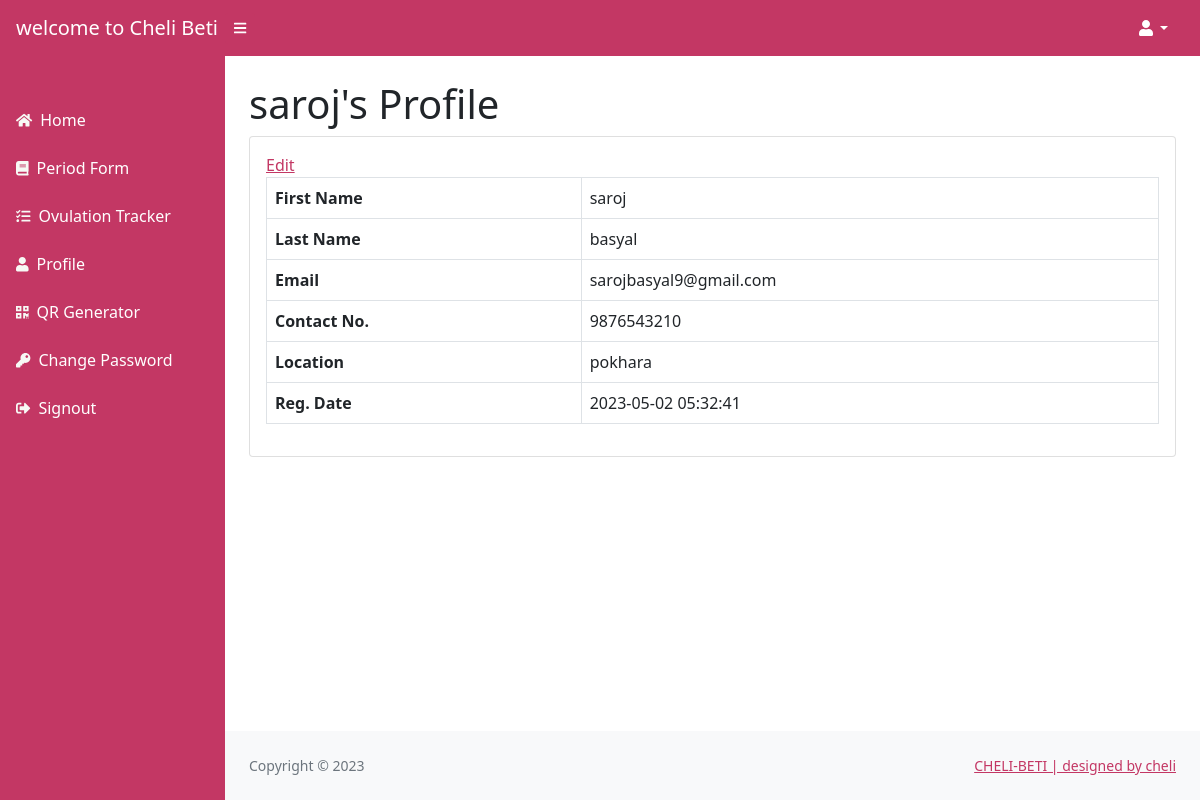
The page /login/loginsystem/profile.php (signed in) on the database its author committed.
### tables this page shows
CREATE TABLE `users` (
  `id` int(255) NOT NULL,
  `fname` varchar(255) NOT NULL,
  `lname` varchar(255) NOT NULL,
  `email` varchar(255) NOT NULL,
  `password` varchar(255) NOT NULL,
  `contactno` varchar(10) NOT NULL,
  `location` varchar(255) NOT NULL,
  `posting_date` timestamp NOT NULL DEFAULT current_timestamp(),
  `code` varchar(255) NOT NULL
);

### login/loginsystem/profile.php (the view, shortened to what this page needs)
<?php session_start();
include_once('includes/config.php');
if (strlen($_SESSION['id'] == 0)) {
    header('location:logout.php');
} else {
    ?>
    <!DOCTYPE html>
    <html lang="en">
    <head>
        <link href="https://cdn.jsdelivr.net/npm/simple-datatables@latest/dist/style.css" rel="stylesheet" />
        <link href="css/styles.css" rel="stylesheet" />
    </head>
    <body class="sb-nav-fixed">
        <?php include_once('includes/navbar.php'); ?>
        <div id="layoutSidenav">
            <?php include_once('includes/sidebar.php'); ?>
            <div id="layoutSidenav_content">
                <main>
                    <div class="container-fluid px-4">
                        <?php
                        $userid = $_SESSION['id'];
                        $query = mysqli_query($con, "select * from users where id='$userid'");
                        while ($result = mysqli_fetch_array($query)) { ?>
                            <h1 class="mt-4">
                                <?php echo $result['fname']; ?>'s Profile
                            </h1>
                            <div class="card mb-4">
                                <div class="card-body">
                                    <a href="edit-profile.php">Edit</a>
                                    <table class="table table-bordered">
                                        <tr>
                                            <th>First Name</th>
                                            <td>
                                                <?php echo $result['fname']; ?>
                                            </td>
                                        </tr>
                                        <tr>
                                            <th>Last Name</th>
                                            <td>
                                                <?php echo $result['lname']; ?>
                                            </td>
                                        </tr>
                                        <tr>
                                            <th>Email</th>
                                            <td colspan="3">
                                                <?php echo $result['email']; ?>
                                            </td>
                                        </tr>
                                        <tr>
                                            <th>Contact No.</th>
                                            <td colspan="3">
                                                <?php echo $result['contactno']; ?>
                                            </td>
                                        </tr>
                                        <tr>
                                            <th>Location</th>
                                            <td colspan="3">
                                                <?php echo $result['location']; ?>
                                            </td>
                                        </tr>
                                        <tr>
                                            <th>Reg. Date</th>
                                            <td colspan="3">
                                                <?php echo $result['posting_date']; ?>
                                            </td>
                                        </tr>
                                    </table>
                                </div>
                            </div>
                        <?php } ?>
                    </div>
                </main>
                <?php include('includes/footer.php'); ?>
            </div>
        </div>
    </body>
    </html>
<?php } ?>

### rows shown on the page
users: fname "saroj", lname "basyal", email "sarojbasyal9@gmail.com", contactno "9876543210", location "pokhara", posting_date "2023-05-02 05:32:41"
